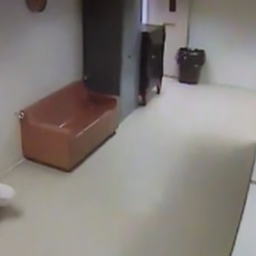
#> input picture dataset/human_img/0/114.png, 256 x 256 px, given in place of ., which was not available
$ python -i train.py   (imports and definitions only)   (older library calls are emulated)
#> lines starting #> are read from the running program, lines starting #| are printed output that depends on the picture; pictures that were not available may be replaced by others from this repository, and a replacement may not be noted
import random
import cv2
import os
import numpy as np
from sklearn.svm import SVC
from sklearn.model_selection import train_test_split
from sklearn.metrics import accuracy_score, confusion_matrix, classification_report
import pickle


def normalize_image(image):
    # Convert the image to grayscale
    gray = cv2.cvtColor(image, cv2.COLOR_BGR2GRAY)

    # Apply GaussianBlur to reduce noise and improve HOG performance
    blurred = cv2.GaussianBlur(gray, (5, 5), 0)


    return image

def compute_gradients(image):
    # Compute gradients using Sobel operators
    gradient_x = cv2.Sobel(image, cv2.CV_32F, 1, 0, ksize=3)
    gradient_y = cv2.Sobel(image, cv2.CV_32F, 0, 1, ksize=3)

    # Compute magnitude and angle of gradients
    magnitude = np.sqrt(gradient_x**2 + gradient_y**2)
    angle = np.arctan2(gradient_y, gradient_x)

    # [13 lines of commented-out code are left out]
    return magnitude, angle


def createHist(AngArray,MagArray,BS=20,BINS=9):
    # Convert angles to degrees (0 to 180)
    AngArray = np.rad2deg(AngArray) % 180

    hist=np.zeros(BINS)
    for r in range(AngArray.shape[0]):
        for c in range(AngArray.shape[1]):
            binel,rem = np.divmod(AngArray[r,c],BS)
            weightR=rem*1.0/BS
            weightL=1-weightR
            deltaR=MagArray[r,c]*weightR
            deltaL=MagArray[r,c]*weightL
            binL=int(binel)
            binR=np.mod(binL+1,BINS)
            hist[binL]+=deltaL
            hist[binR]+=deltaR
    return hist

def hog_normalize_block(block, eps=1e-5):
    #L2
    out = block / np.sqrt(np.sum(block**2) + eps**2)
    return out

def compute_rectangular_hog(normalized_image, cell_size, block_size):
    # Normalize the image using OpenCV
    # normalized_image = normalize_image(image)

    # Compute gradients
    magnitude, angle = compute_gradients(normalized_image)
    magnitude=magnitude.astype(int)
    angle=angle.astype(int)

    # Define cell and block parameters
    cell_rows, cell_cols = cell_size
    b_row, b_col = block_size


    # Compute the number of cells in the image
    num_cells_row = normalized_image.shape[0] // cell_rows
    num_cells_col = normalized_image.shape[1] // cell_cols

    n_blocks_row = (num_cells_row - b_row) + 1
    n_blocks_col = (num_cells_col - b_col) + 1


    orientation_histogram = np.zeros(
        (num_cells_row, num_cells_col, 9), dtype=float
    )

    for row in range(num_cells_row - 1):
        for col in range(num_cells_col - 1):
            # Extract the cell region
            cell_magnitude = magnitude[row * cell_rows:(row + 1) * cell_rows,
                                       col * cell_cols:(col + 1) * cell_cols]
            cell_angle = angle[row * cell_rows:(row + 1) * cell_rows,
                               col * cell_cols:(col + 1) * cell_cols]

            # Compute the histogram for the cell
            cell_hist = createHist(cell_angle, cell_magnitude)

            orientation_histogram[row][col] = cell_hist

    normalized_blocks = np.zeros(
        (n_blocks_row, n_blocks_col, b_row, b_col, 9), dtype=float
    )

    for r in range(n_blocks_row):
        for c in range(n_blocks_col):
            block = orientation_histogram[r : r + b_row, c : c + b_col, :]
            normalized_blocks[r, c, :] = hog_normalize_block(block)

    normalized_blocks = normalized_blocks.ravel()
    return normalized_blocks

"""# Mục mới"""

image_types = (".jpg", ".jpeg", ".png", ".bmp", ".tif", ".tiff")


def list_images(basePath, contains=None):
    return list_files(basePath, validExts=image_types, contains=contains)


def list_files(basePath, validExts=None, contains=None):
    # loop over the directory structure
    for (rootDir, dirNames, filenames) in os.walk(basePath):
        # loop over the filenames in the current directory
        for filename in filenames:
            # if the contains string is not none and the filename does not contain
            # the supplied string, then ignore the file
            if contains is not None and filename.find(contains) == -1:
                continue

            # determine the file extension of the current file
            ext = filename[filename.rfind("."):].lower()

            # check to see if the file is an image and should be processed
            if validExts is None or ext.endswith(validExts):
                # construct the path to the image and yield it
                imagePath = os.path.join(rootDir, filename)
                yield imagePath

def colortogray(im):
    image = cv2.imread(im)
    imgray = cv2.cvtColor(image, cv2.COLOR_BGR2GRAY)
    return imgray
def resizeImage(image, size):
    # cv2.imshow('Resized', cv2.resize(image, (size,size), interpolation=cv2.INTER_CUBIC))
    return cv2.resize(image, (size,size))
def feat_lab(imagePaths):

    features = []
    labels = []

    for imagePath in imagePaths:
        im = colortogray(imagePath)
        im = resizeImage(im,64)
        fd1 =  compute_rectangular_hog(im, cell_size=(8, 8),block_size=(4, 4))

        label = imagePath.split(os.path.sep)[-2]
        labels.append(label)
        features.append(fd1)

    features = np.array(features)
    labels = np.array(labels)
    return features,labels


def print_score(clf, X_train, y_train, X_test, y_test, train=True):
    if train:
        pred = clf.predict(X_train)
        clf_report = classification_report(y_train, pred)
        print("Train Result:\n================================================")
        print(f"Accuracy Score: {accuracy_score(y_train, pred) * 100:.2f}%")
        print("_______________________________________________")
        print(f"CLASSIFICATION REPORT:\n{clf_report}")
        print("_______________________________________________")
        print(f"Confusion Matrix: \n {confusion_matrix(y_train, pred)}\n")

    else:
        pred = clf.predict(X_test)
        clf_report = classification_report(y_test, pred)
        print("Test Result:\n================================================")
        print(f"Accuracy Score: {accuracy_score(y_test, pred) * 100:.2f}%")
        print("_______________________________________________")
        print(f"CLASSIFICATION REPORT:\n{clf_report}")
        print("_______________________________________________")
        print(f"Confusion Matrix: \n {confusion_matrix(y_test, pred)}\n")

################################################################################
################################################################################


imagePaths = list(list_images('./dataset/CK+48/'))

features, labels = feat_lab(imagePaths)

# [3 lines not run here, left out]

svm_clf = SVC(kernel='rbf', gamma='scale', C=10)

R = random.randint(1, 88)

# [1 line not run here, left out]

# [1 line that did not run here, left out]

# [10 lines not run here, left out]

>>> result = feat_lab('../dataset/human_img/0/114.png')
#> in colortogray, image is the input picture: shape (256, 256, 3); mean B, G, R 122.5, 126.4, 132.4
#> in colortogray, `imgray = cv2.cvtColor(image, cv2.COLOR_BGR2GRAY)`:
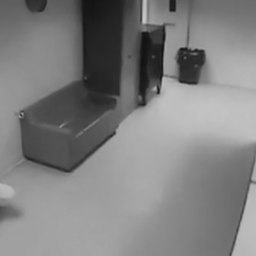
#> imgray: shape (256, 256); min 18, max 201, mean 127.8
#> in compute_gradients, `gradient_x = cv2.Sobel(image, cv2.CV_32F, 1, 0, ksize=3)`:
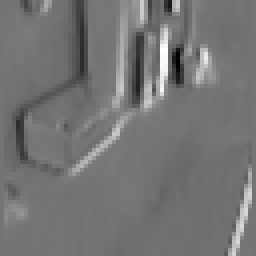
#> gradient_x: shape (64, 64) float32 (shown 4 times larger); min -429, max 514, mean 3; drawn with min black and max white
#> in compute_gradients, `gradient_y = cv2.Sobel(image, cv2.CV_32F, 0, 1, ksize=3)`:
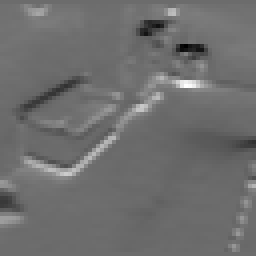
#> gradient_y: shape (64, 64) float32 (shown 4 times larger); min -399, max 543, mean 8.4; drawn with min black and max white
#> in compute_gradients, `magnitude = np.sqrt(gradient_x**2 + gradient_y**2)`:
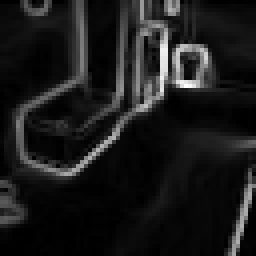
#> magnitude: shape (64, 64) float32 (shown 4 times larger); min 0, max 543.5, mean 57.6; drawn with min black and max white
#> in compute_gradients, `angle = np.arctan2(gradient_y, gradient_x)`:
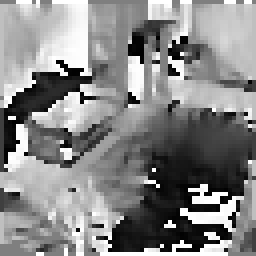
#> angle: shape (64, 64) float32 (shown 4 times larger); min -3.14, max 3.14, mean 0.191; drawn with min black and max white
#> in compute_rectangular_hog, `angle=angle.astype(int)`:
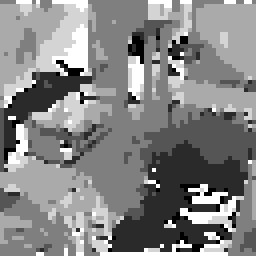
#> angle: shape (64, 64) int64 (shown 4 times larger); min -3, max 3, mean 0.125; drawn with min black and max white
#> in compute_rectangular_hog, `normalized_blocks = normalized_blocks.ravel()`: normalized_blocks = 3600 values, max 0.831 at index 3312, min 0 at index 1, mean 0.0308
#> (the run stopped early here; a loop or call above may not have finished)

$ run again, on dataset/human_img/0/124.png
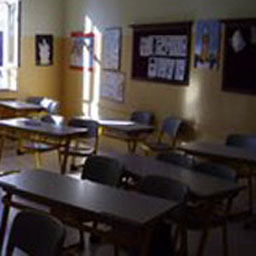
#> input picture dataset/human_img/0/124.png, 256 x 256 px, given in place of ., which was not available
#> in colortogray, image is the input picture: shape (256, 256, 3); mean B, G, R 60.8, 64.7, 72.9
#> in compute_gradients, `magnitude = np.sqrt(gradient_x**2 + gradient_y**2)`:
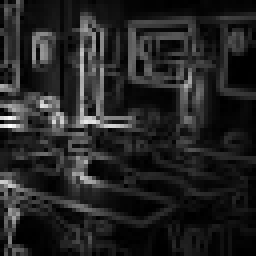
#> magnitude: shape (64, 64) float32 (shown 4 times larger); min 0, max 839.3, mean 118.2; drawn with min black and max white
#> in compute_rectangular_hog, `angle=angle.astype(int)`:
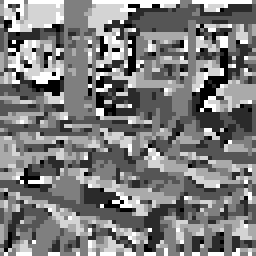
#> angle: shape (64, 64) int64 (shown 4 times larger); min -3, max 3, mean -0.051; drawn with min black and max white
#> normalized_blocks = 3600 values, max 0.512 at index 2025, min 0 at index 11, mean 0.0435

$ run again, on dataset/human_img/0/139.png
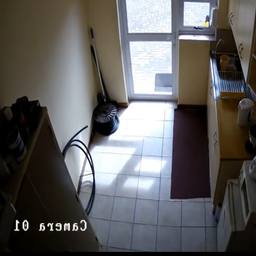
#> input picture dataset/human_img/0/139.png, 256 x 256 px, given in place of ., which was not available
#> in colortogray, image is the input picture: shape (256, 256, 3); mean B, G, R 95.2, 95.5, 96.9
#> in compute_gradients, `magnitude = np.sqrt(gradient_x**2 + gradient_y**2)`:
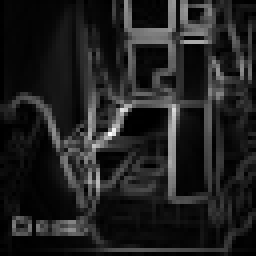
#> magnitude: shape (64, 64) float32 (shown 4 times larger); min 0, max 1036.8, mean 133.8; drawn with min black and max white
#> in compute_rectangular_hog, `angle=angle.astype(int)`:
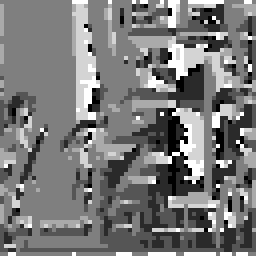
#> angle: shape (64, 64) int64 (shown 4 times larger); min -3, max 3, mean -0.154; drawn with min black and max white
#> normalized_blocks = 3600 values, max 0.595 at index 135, min 0 at index 1, mean 0.0388

$ run again, on dataset/human_img/0/170.png
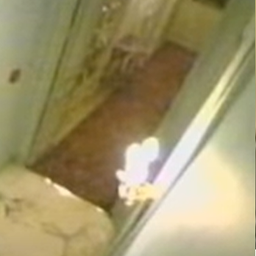
#> input picture dataset/human_img/0/170.png, 256 x 256 px, given in place of ., which was not available
#> in colortogray, image is the input picture: shape (256, 256, 3); mean B, G, R 107.1, 147.8, 159.4
#> in compute_gradients, `magnitude = np.sqrt(gradient_x**2 + gradient_y**2)`:
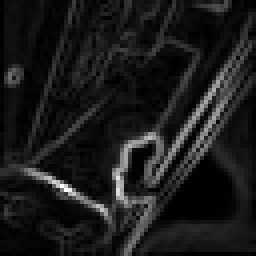
#> magnitude: shape (64, 64) float32 (shown 4 times larger); min 0, max 620.3, mean 66.4; drawn with min black and max white
#> in compute_rectangular_hog, `angle=angle.astype(int)`:
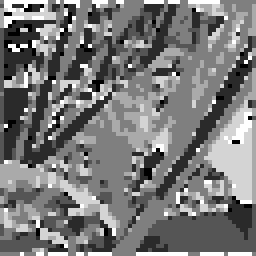
#> angle: shape (64, 64) int64 (shown 4 times larger); min -3, max 3, mean -0.139; drawn with min black and max white
#> normalized_blocks = 3600 values, max 0.693 at index 1575, min 0 at index 25, mean 0.0345
